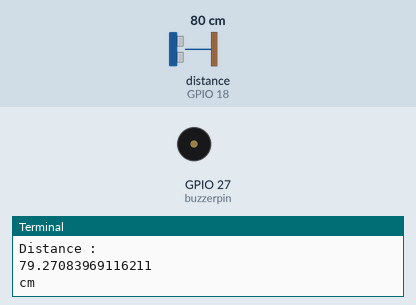
Simulated run of this program. Board: Raspberry Pi (BCM pin numbers). Parts: buzzer (waves = sounding), the last lines printed to the terminal. The inputs (shaded band) are chosen by the test bench; at power-on: distance to the obstacle (sensor on GPIO 18) 80 cm. The echo pulse lasts 58.3 µs per cm; the clock reads 2024-03-15 10:24:30 at power-on unless the program sets it.

Above: at 1.2 s.
1.3 s: distance to the obstacle (sensor on GPIO 18) set to 2 cm
At 5.6 s:
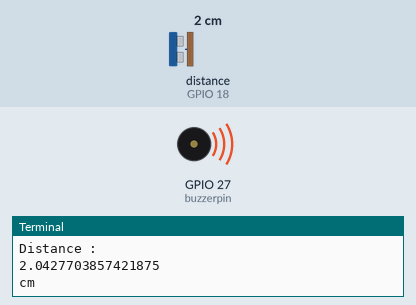
7.3 s: distance to the obstacle (sensor on GPIO 18) set to 4 cm
Timing chart, 0 to 10.3 s (numbered marks = the images above; inputs shaded):
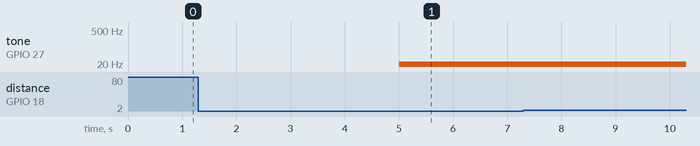

Measured:
- after the input at 1.3 s, tone on GPIO 27 (buzzerpin): silent → 5 Hz after 3.7 s

The program:

pwm.py
```python
import RPi.GPIO as GPIO
import time

GPIO.setmode(GPIO.BCM)

GPIO_TRIGGER = 4
GPIO_ECHO = 18
buzzerpin = 27

GPIO.setup(GPIO_TRIGGER,GPIO.OUT)
GPIO.setup(GPIO_ECHO,GPIO.IN)
GPIO.setup(buzzerpin,GPIO.OUT)

GPIO.output(buzzerpin,True)
buzzer = GPIO.PWM(buzzerpin,0.1)
buzzer.start(1)
print("PWM set up...")

def distance():
    print("Measuring...")
    GPIO.output(GPIO_TRIGGER,True)
    time.sleep(0.0001)
    GPIO.output(GPIO_TRIGGER,False)

    start = time.time()
    end = time.time()

    while (GPIO.input(GPIO_ECHO) == 0):
        start = time.time()
    while (GPIO.input(GPIO_ECHO) == 1):
        end = time.time()

    duration = end - start
    distance = duration*17000
    print("Measure done")
    return distance

def frequency(distances):
    if distances > 16 :
        return 0.25
    if distances > 12 and distances < 16 :
        return 1
    if distances > 8 and distances < 12 :
        return 2
    if distances > 4 and distances < 8 :
        return 3
    if distances > 0 and distances < 4 :
        return 5
    else :
        return 0.25
try:
    while 1 :
        distanceoutput = distance()
        print("Distance : ")
        print(distanceoutput)
        print("cm")
        frequencyoutput = frequency(distanceoutput)
        buzzer.ChangeFrequency(frequencyoutput)
        time.sleep(5)
except KeyboardInterrupt:
        GPIO.cleanup()
        buzzer.stop()
```
